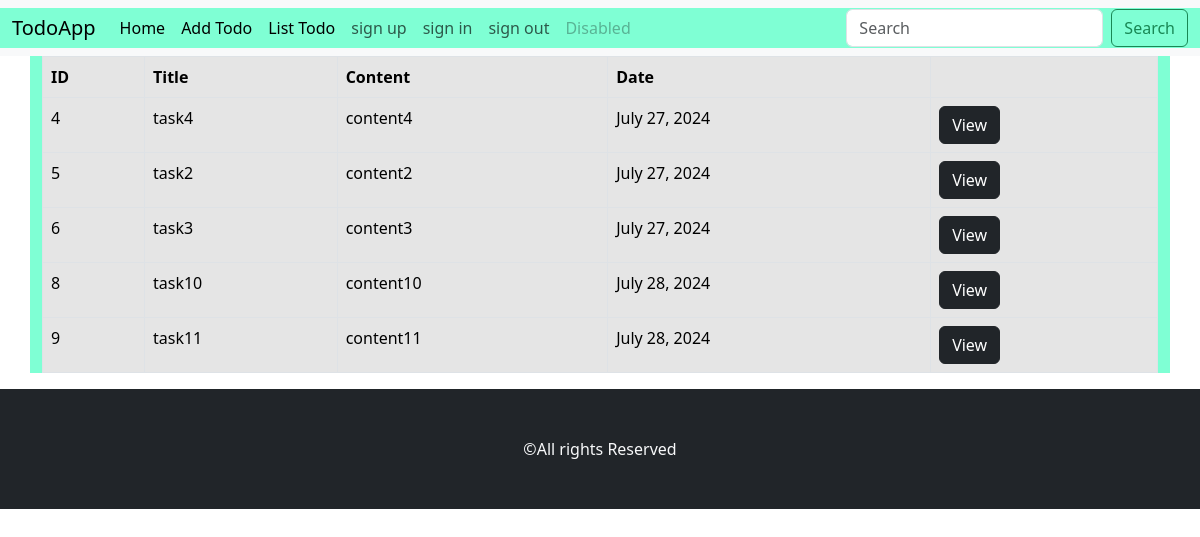
Screenshot of /list (signed in) with the database file from the repository.
### TodoApp/models.py (models this page shows)
class Todos(models.Model):
    title=models.CharField(max_length=100)
    content=models.CharField(max_length=100)
    date=models.DateField(auto_now_add=True)
    status=models.BooleanField(default=False)
    user=models.ForeignKey(User,on_delete=models.CASCADE)

### TodoApp/views.py (the view)
# urls.py: path('list',views.TodoListView.as_view(),name="list_view"),
class TodoListView(View):
    def get(self,request):
        user=request.user
        if user.is_authenticated:
            todo=Todos.objects.filter(user=request.user )
            return render(request,'todo_list.html',{'todo':todo})
        else:
            messages.warning(request,"you must login first!")
            return redirect('log_view')

### TodoApp/templates/todo_list.html
{% extends 'index.html' %}
{% block content %}
<div class="container">
    <table class="table table-bordered table-active">
        <thead>
            <tr>
                <th>ID</th>
                <th>Title</th>
                <th>Content</th>
                <th>Date</th>
                <th></th>
            </tr>
        </thead>
        <tbody>
            {% for i in todo %}
            <tr>
                <td>{{i.id}}</td>
                <td>{{i.title}}</td>
                <td>{{i.content}}</td>
                <td>{{i.date}}</td>
                <td>
                    <a href="{% url 'todo_detail' i.id %}" class="btn btn-dark">View</a>
                </td>
            </tr>
            {% endfor%}
        </tbody>
    </table>
</div>
{% endblock %}

### TodoApp/templates/index.html (shortened to what this page needs)
<!doctype html>
<html lang="en">
    <head>
        <link
            href="https://cdn.jsdelivr.net/npm/bootstrap@5.3.2/dist/css/bootstrap.min.css"
            rel="stylesheet"
        />
    </head>
    <body>
        <nav class="navbar navbar-expand-lg navbar-light bg-light">
          <div class="container-fluid">
            <a class="navbar-brand" href="#">TodoApp</a>
            <div class="collapse navbar-collapse" id="navbarSupportedContent">
              <ul class="navbar-nav me-auto mb-2 mb-lg-0">
                <li class="nav-item">
                  <div>
                  <a class="nav-link active" aria-current="page" href="{% url 'home_view' %}">Home</a>
                </li>
                <li class="nav-item">
                  <a class="nav-link active" aria-current="page" href="{% url 'Todo_view' %}">Add Todo</a>
                </li>
                <li class="nav-item">
                  <a class="nav-link active" aria-current="page" href="{% url 'list_view' %}">List Todo</a>
                </li>
                <li class="nav-item">
                  <a class="nav-link" href="{% url 'reg_view' %}">sign up</a>
                </li>
                <li class="nav-item">
                    <a class="nav-link" href="{% url 'log_view' %}">sign in</a>
                    </li>
                    <li class="nav-item">
                        <a class="nav-link" href="{% url 'logout_view' %}">sign out</a>
                        </li>
                <li class="nav-item">
                  <a class="nav-link disabled" href="#" tabindex="-1" aria-disabled="true">Disabled</a>
                </li>
              </ul>
              <form class="d-flex">
                <input class="form-control me-2" type="search" placeholder="Search" aria-label="Search">
                <button class="btn btn-outline-success" type="submit">Search</button>
              </form>
            </div>
          </div>
        </nav>
        {% block content %}{% endblock %}
        <div class="bg-dark p-5 text-center text-light">
            <span>&copy;All rights Reserved</span><br>
        </div>
    </body>
</html>

### TodoApp/templates/index.html (style rules this page uses)
div { background-color: aquamarine; }

### rows the page displays
Todos: id "4", title "task4", content "content4", date "July 27, 2024"
Todos: id "5", title "task2", content "content2", date "July 27, 2024"
Todos: id "6", title "task3", content "content3", date "July 27, 2024"
Todos: id "8", title "task10", content "content10", date "July 28, 2024"
Todos: id "9", title "task11", content "content11", date "July 28, 2024"
